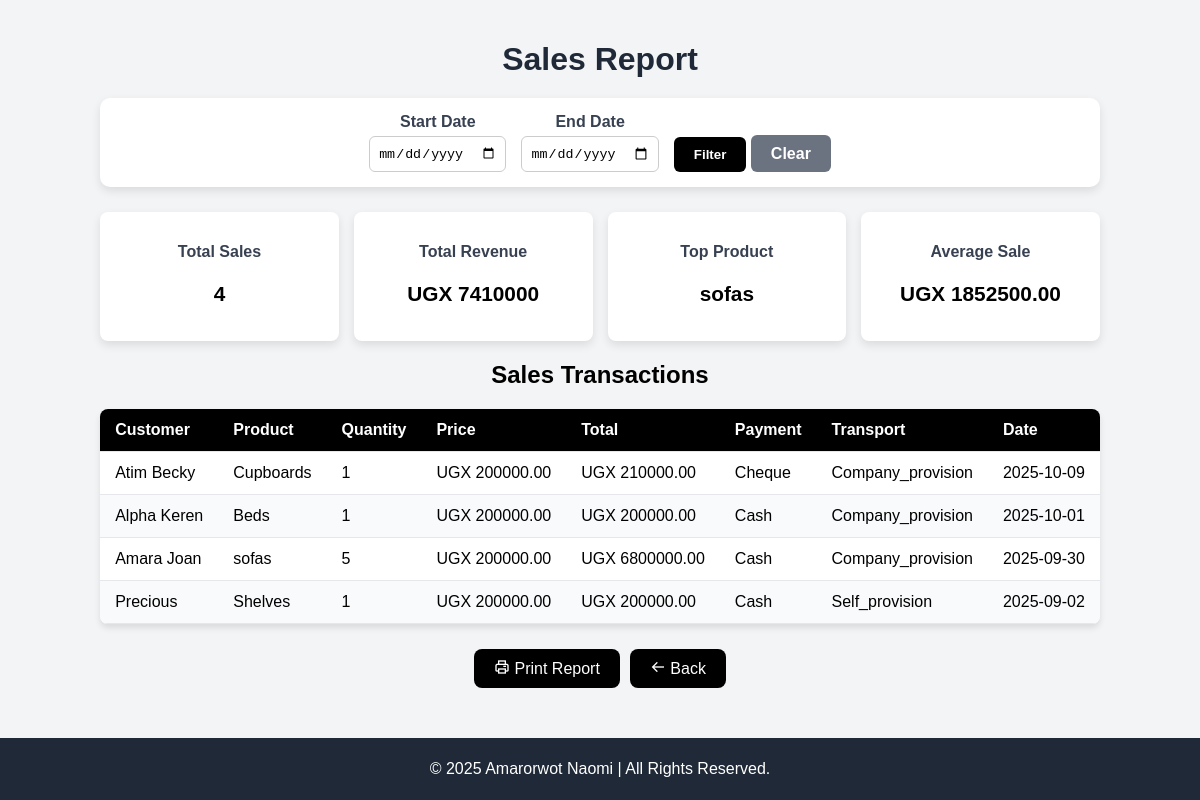
Page /sales_report/ (signed in) on the committed database.
### Wood/models.py (models this page shows, shortened)
class Sales(models.Model):
    PAYMENT_CHOICES = [
        ("Cash", "Cash"),
        ("Cheque", "Cheque"),
        ("Bank overdraft", "Bank overdraft"),
    ]
    TRANSPORT_CHOICES = [
        ("Company_provision", "Company provision"),
        ("Self_provision", "Self provision"),
    ]
    customer_name = models.CharField(max_length=100)
    product = models.CharField(max_length=100)
    quantity_sold = models.IntegerField()
    payment_method = models.CharField(
        max_length=50,
        choices=PAYMENT_CHOICES,
        blank=True
    )
    transport_used = models.CharField(
        max_length=50,
        choices=TRANSPORT_CHOICES,
        blank=True
    )
    date_of_sale = models.DateField()
    product_price = models.DecimalField(max_digits=10, decimal_places=2)
    sales_agent = models.CharField(max_length=100)
    total_amount = models.DecimalField(max_digits=10, decimal_places=2)

### Wood/views.py (the view)
# urls.py: path('sales_report/', views.sales_report, name='sales_report'),
@login_required
def sales_report(request):
    sales = Sales.objects.all().order_by('-date_of_sale')
    start_date = request.GET.get('start_date')
    end_date = request.GET.get('end_date')
    if start_date and end_date:
        sales = sales.filter(date_of_sale__range=[start_date, end_date])
    total_sales_count = sales.count()
    total_revenue = sales.aggregate(Sum('total_amount'))['total_amount__sum'] or 0
    avg_sale = sales.aggregate(Avg('total_amount'))['total_amount__avg'] or 0
    top = (
        sales.values('product')
        .annotate(total_sold=Sum('quantity_sold'))
        .order_by('-total_sold')
        .first()
    )
    top_product = top['product'] if top else None
    context = {
        'sales': sales,
        'total_sales_count': total_sales_count,
        'total_revenue': total_revenue,
        'avg_sale': round(avg_sale, 2),
        'top_product': top_product,
        'start_date': start_date,
        'end_date': end_date,
    }
    return render(request, "salesreport.html", context)

### Wood/context_processors.py (called while the page is built)
def user_role(request):
    role = getattr(request.user, 'role', None)
    return {'user_role': role}

### Wood/templates/salesreport.html (shortened to what this page needs)
{% load static %}
<!DOCTYPE html>
<html lang="en">
<head>
<link href="https://unpkg.com/boxicons@2.1.4/css/boxicons.min.css" rel="stylesheet">
</head>
<body>
<main>
  <h1>Sales Report</h1>
  <form method="get" class="filter-form">
    <div>
      <label for="start_date">Start Date</label>
      <input type="date" name="start_date" id="start_date" value="{{ start_date }}">
    </div>
    <div>
      <label for="end_date">End Date</label>
      <input type="date" name="end_date" id="end_date" value="{{ end_date }}">
    </div>
    <div>
      <button type="submit" class="filter-btn">Filter</button>
      <a href="{% url 'sales_report' %}" class="clear-btn">Clear</a>
    </div>
  </form>
  <div class="summary">
    <div class="summary-card"><h3>Total Sales</h3><p>{{ total_sales_count }}</p></div>
    <div class="summary-card"><h3>Total Revenue</h3><p>UGX {{ total_revenue }}</p></div>
    <div class="summary-card"><h3>Top Product</h3><p>{{ top_product|default:"N/A" }}</p></div>
    <div class="summary-card"><h3>Average Sale</h3><p>UGX {{ avg_sale }}</p></div>
  </div>
  <h2>Sales Transactions</h2>
  <table>
    <thead>
      <tr>
        <th>Customer</th>
        <th>Product</th>
        <th>Quantity</th>
        <th>Price</th>
        <th>Total</th>
        <th>Payment</th>
        <th>Transport</th>
        <th>Date</th>
      </tr>
    </thead>
    <tbody>
      {% for sale in sales %}
      <tr>
        <td>{{ sale.customer_name }}</td>
        <td>{{ sale.product }}</td>
        <td>{{ sale.quantity_sold }}</td>
        <td>UGX {{ sale.product_price }}</td>
        <td>UGX {{ sale.total_amount }}</td>
        <td>{{ sale.payment_method }}</td>
        <td>{{ sale.transport_used }}</td>
        <td>{{ sale.date_of_sale|date:"Y-m-d" }}</td>
      </tr>
      {% empty %}
      <tr><td colspan="8" style="text-align:center;">No sales records available.</td></tr>
      {% endfor %}
    </tbody>
  </table>
  <div class="btn-container">
    <button onclick="window.print()" class="print-btn"><i class='bx bx-printer'></i> Print Report</button>
    <a href="{% url 'dashboard' %}" class="back-btn"><i class='bx bx-arrow-back'></i> Back</a>
  </div>
</main>
<footer>
  <p>&copy; 2025 Amarorwot Naomi | All Rights Reserved.</p>
</footer>
</body>
</html>

### Wood/templates/salesreport.html (style rules this page uses)
body { font-family: Arial, sans-serif; margin: 0; display: flex; flex-direction: column; min-height: 100vh; background-color: #f3f4f6; }
main { flex: 1; padding: 20px; max-width: 1000px; margin: 0 auto; text-align: center; }
h1 { color: #1f2937; font-size: 2rem; margin-bottom: 20px; }
.filter-form { display: flex; justify-content: center; align-items: flex-end; gap: 15px; flex-wrap: wrap; margin-bottom: 25px; background: white; padding: 15px; border-radius: 10px; box-shadow: 0 4px 10px rgba(0,0,0,0.1); }
.filter-form label { display: block; font-weight: bold; color: #374151; margin-bottom: 5px; }
.filter-form input { padding: 8px; border-radius: 6px; border: 1px solid #ccc; }
.filter-btn, .clear-btn { padding: 10px 20px; border-radius: 6px; color: white; border: none; font-weight: bold; cursor: pointer; text-decoration: none; }
.filter-btn { background: black; }
.clear-btn { background: #6b7280; }
.summary { display: flex; justify-content: center; flex-wrap: wrap; gap: 15px; margin-bottom: 20px; }
.summary-card { background: white; padding: 15px; border-radius: 8px; box-shadow: 0 4px 10px rgba(0,0,0,0.1); flex: 1 1 200px; min-width: 180px; max-width: 230px; text-align: center; }
.summary-card h3 { color: #374151; font-size: 1rem; margin-bottom: 5px; }
.summary-card p { font-size: 1.3rem; font-weight: bold; }
table { width: 100%; border-collapse: collapse; background: white; border-radius: 8px; overflow: hidden; box-shadow: 0 4px 6px rgba(0,0,0,0.1); margin: 20px auto; }
thead { background-color: black; color: white; }
th, td { padding: 12px 15px; border-bottom: 1px solid #e5e7eb; text-align: left; }
tbody tr:nth-child(even) { background-color: #f9fafb; }
.btn-container { display: flex; justify-content: center; gap: 10px; margin-top: 25px; }
.print-btn, .back-btn { padding: 10px 20px; background: black; color: white; border: none; border-radius: 8px; cursor: pointer; font-size: 16px; text-decoration: none; }
footer { background-color: #1f2937; color: white; text-align: center; padding: 6px 0; margin-top: auto; }

### rows in the picture
Sales: product "sofas", customer_name "Amara Joan", quantity_sold "5", product_price "200000.00", total_amount "6800000.00", payment_method "Cash", transport_used "Company_provision", date_of_sale "2025-09-30"
Sales: customer_name "Atim Becky", product "Cupboards", quantity_sold "1", product_price "200000.00", total_amount "210000.00", payment_method "Cheque", transport_used "Company_provision", date_of_sale "2025-10-09"
Sales: customer_name "Alpha Keren", product "Beds", quantity_sold "1", product_price "200000.00", total_amount "200000.00", payment_method "Cash", transport_used "Company_provision", date_of_sale "2025-10-01"
Sales: customer_name "Precious", product "Shelves", quantity_sold "1", product_price "200000.00", total_amount "200000.00", payment_method "Cash", transport_used "Self_provision", date_of_sale "2025-09-02"

### other values in the picture
{{ total_sales_count }} "4"
{{ total_revenue }} "7410000"
{{ avg_sale }} "1852500.00"
